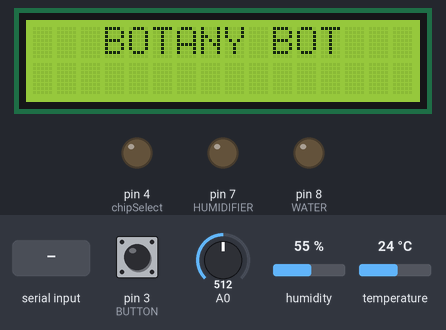
This sketch was run on a simulated Arduino Uno, built with avr-gcc and run on an emulated ATmega328P. Shown: 16×2 character LCD, output pins drawn as LEDs (lit = HIGH). The inputs (shaded band) are chosen by the test bench; at power-on: pin 3 (BUTTON) HIGH, A0 = 512, humidity 55 %, temperature 24 °C. Storage starts empty; what the sketch prints to the serial monitor is not drawn.

Above: at 1.1 s.
1.2 s: "1,90\n" received over Serial
At 3.9 s:
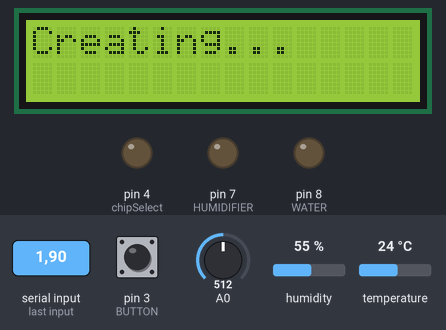
4.2 s: "90,45,200,10,150,30\n" received over Serial
At 5.1 s:
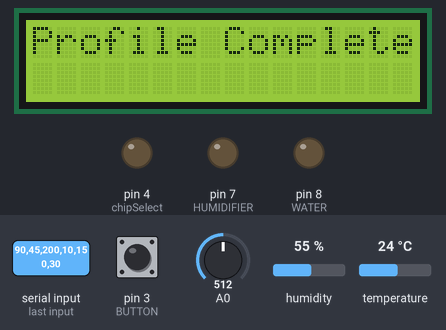
7.2 s: "2\n" received over Serial
At 9.6 s:
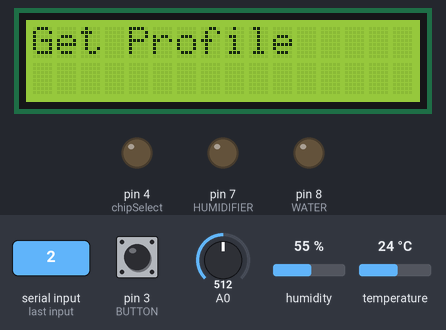
10.2 s: "90\n" received over Serial
At 12.0 s:
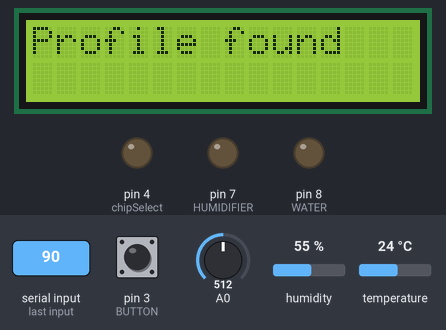
12.7 s: "3\n" received over Serial
At 14.7 s:
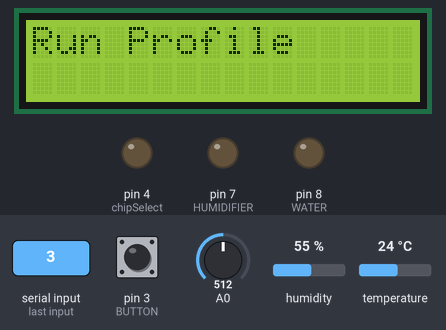
15.7 s: "90,45,200\n" received over Serial
At 18.2 s:
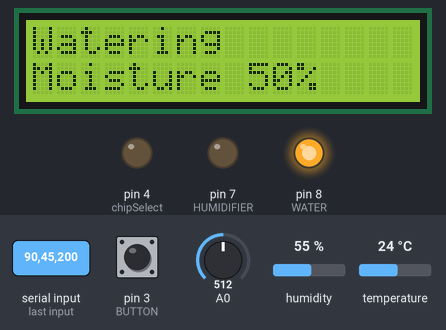
Timing chart, 0 to 26.3 s (numbered marks = the images above; inputs shaded):
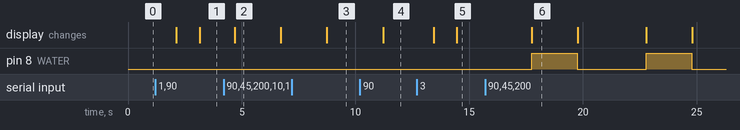

Measured:
- after the input at 1.2 s, the display: first changes after 0.93 s (image 1 shows a later state)
- after the input at 4.2 s, the display: changes after 0.50 s (image 2)
- after the input at 7.2 s, the display: changes after 1.5 s (image 3)
- after the input at 10.2 s, the display: changes after 1.0 s (image 4)
- after the input at 12.7 s, the display: first differs from a run without the input after 1.8 s (image 5)
- after the input at 15.7 s, pin 8 (WATER): alternates HIGH for 2.0 s and LOW for 3.0 s, starting after 2.0 s; the display: changes after 2.0 s (image 6)
- what the display in image 2 shows lasts 2.0 s, from 4.7 s to 6.7 s

The sketch:

project.ino
```cpp
/*Terrell Stewart
 * Botany Bot Project
 * 12-07-2019
 * The purpose of this project is to create a self regulating plant system that can be regulated
 * through soil moisture and humidity through sensor readings. Profiles can be created and saved
 * to an SD card which will store your desired plant's enviormental likings.
 */


#include<Wire.h>
#include <LiquidCrystal_I2C.h>
#include "DHT.h"
#include <SPI.h>
#include <SD.h>

#define DHTPIN 2
#define DHTTYPE DHT11
#define HUMIDIFIER 7
#define WATER 8
#define BUTTON 3

LiquidCrystal_I2C lcd(0x27,2,1,0,4,5,6,7,3,POSITIVE);
DHT dht(DHTPIN, DHTTYPE);
void makeProfile(float *humidity, float *moisture);
void getProfile();
void delete_profile();
void runProfile(float *humidity, float *temperature);
int chipSelect = 4;
float humidifierwater;
File myFile;
void setup() {
  float humidity, moisture, temperature;
  int input;
  Serial.begin(115200);
  dht.begin();
  lcd.begin(16,2);
  Serial.println("Botany Bot");
  lcd.clear();
  lcd.print(F("   BOTANY BOT"));
  pinMode(chipSelect, OUTPUT);
  pinMode(HUMIDIFIER, OUTPUT);
  pinMode(WATER, OUTPUT);
  pinMode(BUTTON, INPUT_PULLUP);


  if (!SD.begin(chipSelect)) {
    Serial.println(F("Could not initialize SD card."));
  }
  else {
    Serial.println(F("SD Initialization complete.\n"));
  }

  /* Main Menu*/
  Serial.read();
  do{
    Serial.print('\n');
    delay(2000);
    lcd.clear();
    lcd.print(F("Main Menu"));
    Serial.println(F("Make profile....1")); Serial.println(F("Get profile...2"));
    Serial.println(F("Run profile...3")); Serial.println(F("Delete profile...4")); Serial.println(F("Quit Program...99"));
    while(Serial.available() == 0);
    input = Serial.parseInt();
    switch(input){
      case 1:
       makeProfile(&humidity, &moisture);
        break;
     case 2:
       getProfile();
       break;
      case 3:
        runProfile(&humidity, &temperature);
        break;
      case 4:
        delete_profile();
        break;
      default:
       Serial.println(F("NOPE!"));
   }
  }while(input != 99);
}


void loop() {
  // put your main code here, to run repeatedly:


}


        /*Custom plant profile maker*/
void makeProfile(float *humidity, float *moisture) {
  Serial.read();
  lcd.clear();
  lcd.print("Make Profile");
  String newName, fileType = ".txt", humid, moist;
  int nameIndex,humidI,moistI;
  Serial.print(F("Enter desired profile name: "));
  while (Serial.available() == 0);
  newName = Serial.readString();
  Serial.println(newName);
  nameIndex = newName.indexOf('\0'); //Getting NULL character
  newName = newName.substring(0, nameIndex - 1); //Removing NULL character to combine strings
  newName = newName + fileType; //Combining strings


  if (SD.exists(newName)) {
    Serial.println(newName + "Already exists");
  }
  else {
    lcd.clear();
    Serial.println(F("Creating your new profile..."));
    lcd.clear();
    lcd.print(F("Creating..."));
    delay(1500);
    lcd.clear();
  }
  myFile = SD.open(newName,FILE_WRITE);
  Serial.println(F("Profile Created!"));
  lcd.print(F("Profile Created!"));
  Serial.println(F("Enter your plant's relative humidity: "));
  while(Serial.available() == 0);
  *humidity = Serial.parseFloat();
  Serial.print(*humidity); Serial.println(" %");
  Serial.parseFloat();
  humid = String(*humidity);
  humidI = humid.indexOf('\0');
  char humidarr[humidI];
  humid.toCharArray(humidarr,humidI);

  Serial.parseFloat();

  Serial.println(F("Enter your plant's desired soil moisture percentage: "));
  while(Serial.available() == 0);
  *moisture = Serial.parseFloat();
  Serial.print(*moisture); Serial.println(" %");
  moist = String(*moisture);
  moistI = humid.indexOf('\0');
  char moistarr[moistI];
  moist.toCharArray(moistarr,moistI);

  myFile.write(humidarr);
  myFile.write(" ");
  myFile.write(moistarr);
  myFile.close();
  Serial.println(F("Profile complete!"));
  lcd.clear();
  lcd.print("Profile Complete");
  Serial.parseFloat(); Serial.print(F("\n"));
}


void getProfile(){

  String profile, fileType = ".txt", output, humidity;
  int nameIndex;
  lcd.clear();
  lcd.print("Get Profile");
  Serial.println(F("Enter desired profile name"));
 Serial.readString();
 /* Get the name of the desired profile you want to delete */
  while (Serial.available() == 0);
  profile = Serial.readString();
  nameIndex = profile.indexOf('\0'); //Getting NULL character
  profile = profile.substring(0, nameIndex - 1); //Removing NULL character to combine strings
  profile = profile + fileType; //Combining strings

  /* If it exists then get profile */
  if(SD.exists(profile)){
    Serial.println(F("Fetching profile..."));
    lcd.clear();
    lcd.print("Profile found");
    delay(200);
  }
  /* If not then continue on */
  else{
    Serial.println(F("File does not exist."));
  }
  myFile = SD.open(profile, FILE_READ);
  while(myFile.available()){
   Serial.write(myFile.read());
  }
  Serial.print('\n');
  myFile.close();
}

void runProfile(float *humidity, float *temperature){
  float humidSNTL, moistSNTL;
  int moisture = analogRead(0);
  int button;
  moisture = map(moisture, 0, 1024, 0, 100);
  Serial.parseFloat();
  lcd.clear();
  lcd.print("Run Profile");

  /* Get humidity Sentinal */
  Serial.print(F("\nEnter your desired humidity: "));
  while(Serial.available() == 0);
  humidSNTL = Serial.parseFloat(); Serial.parseFloat();
  Serial.println(humidSNTL);

  /* Get moisture Sentinal */
  Serial.print(F("\nEnter your desired soil moisture: "));
  while(Serial.available() == 0);
  moistSNTL = Serial.parseFloat();
  Serial.println(moistSNTL);
  *humidity = dht.readHumidity();
  *temperature = dht.readTemperature(true);
  Serial.println(F("input 99 for humidity and to quit the program"));
  Serial.print(F("Humidity: ")); Serial.print(*humidity); Serial.print(F("% Temperature: ")); Serial.println(*temperature);

  /* Run the program to constantly water and humidifiy the plant */
  do{

    /*Water the plant*/
   *humidity = dht.readHumidity();
   *temperature = dht.readTemperature(true);
   moisture = analogRead(0);
   moisture = map(moisture, 0, 1024, 0, 100);
    delay(2000);
    button = digitalRead(BUTTON);
    if(button != 0){ // If button is not being pressed
      do{
        if(moistSNTL > moisture){
          lcd.clear();
          lcd.print(F("Watering"));
          lcd.setCursor(0,1); lcd.print(F("Moisture ")); lcd.print(moisture); lcd.print(F("%"));
          Serial.println("watering");
          digitalWrite(WATER, HIGH);
          delay(2000);
          digitalWrite(WATER,LOW);
          lcd.clear();
          lcd.print(F("Hold button to ")); lcd.setCursor(0,1); lcd.print(F("Quit"));
          delay(3000);
          moisture = analogRead(0);
          moisture = map(moisture, 0, 1024, 0, 100);
          Serial.println(moisture);
        }
        button = digitalRead(BUTTON);
        if(moisture >= moistSNTL){
          button = 0;
        }
      }while((button != 0));
    }
    button = digitalRead(BUTTON);

   /* Humidify Air */
   if(button != 0){
    do{
      *humidity = dht.readHumidity();
      if((humidSNTL > *humidity)){
        delay(100);
        lcd.clear();
        lcd.print(F("Humidity ")); lcd.print(*humidity); lcd.print(F("%"));
        delay(100);
        digitalWrite(HUMIDIFIER, HIGH);
        *humidity = dht.readHumidity();
        Serial.println(*humidity);
        button = digitalRead(BUTTON);
      }
      if(*humidity >= humidSNTL){
        button = 0;
        digitalWrite(HUMIDIFIER, LOW);
      }
    }while(button != 0);
    lcd.clear();
    lcd.print("Standing Bye");delay(2000);lcd.clear();
    digitalWrite(HUMIDIFIER, LOW);
  }


    button = digitalRead(BUTTON); lcd.print("Loop complete");
    }while(button != 0);
  }


void delete_profile(){
  lcd.clear();
  lcd.print(F("Delete Profile"));
  String profile, fileType = ".txt", output, humidity;
  int nameIndex;
  Serial.println(F("Enter desired profile name to delete"));
  Serial.readString();
  while (Serial.available() == 0);
  profile = Serial.readString();
  nameIndex = profile.indexOf('\0'); //Getting NULL character
  profile = profile.substring(0, nameIndex - 1); //Removing NULL character to combine strings
  profile = profile + fileType; //Combining strings

  /* If profile exists then delete it */
  if(SD.exists(profile)){
    lcd.clear();
    Serial.println(F("Deleting profile..."));
    lcd.print(F("Deleting..."));
    delay(1000);
    lcd.clear();
    SD.remove(profile);
    Serial.println(F("Profile deleted"));
    lcd.print(F("Profile Deleted"));
  }
  /* If not then continue on */
  else{
    Serial.println(F("File does not exist."));
  }
}
```
